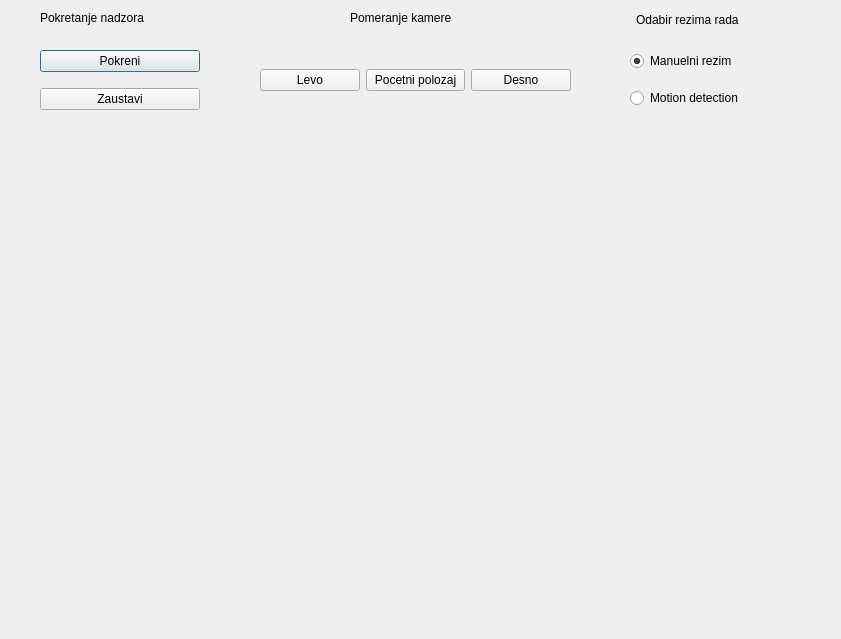
<?xml version="1.0" encoding="UTF-8"?>
<ui version="4.0">
 <class>Dialog</class>
 <widget class="QDialog" name="Dialog">
  <property name="geometry">
   <rect>
    <x>0</x>
    <y>0</y>
    <width>841</width>
    <height>639</height>
   </rect>
  </property>
  <property name="windowTitle">
   <string>Dialog</string>
  </property>
  <widget class="QWidget" name="verticalLayoutWidget">
   <property name="geometry">
    <rect>
     <x>40</x>
     <y>130</y>
     <width>771</width>
     <height>501</height>
    </rect>
   </property>
   <layout class="QVBoxLayout" name="verticalLayout"/>
  </widget>
  <widget class="QWidget" name="verticalLayoutWidget_2">
   <property name="geometry">
    <rect>
     <x>630</x>
     <y>40</y>
     <width>181</width>
     <height>81</height>
    </rect>
   </property>
   <layout class="QVBoxLayout" name="verticalLayout_2">
    <item>
     <widget class="QRadioButton" name="radioButton">
      <property name="text">
       <string>Manuelni rezim</string>
      </property>
      <property name="checked">
       <bool>true</bool>
      </property>
     </widget>
    </item>
    <item>
     <widget class="QRadioButton" name="radioButton_2">
      <property name="text">
       <string>Motion detection</string>
      </property>
     </widget>
    </item>
   </layout>
  </widget>
  <widget class="QWidget" name="verticalLayoutWidget_3">
   <property name="geometry">
    <rect>
     <x>40</x>
     <y>40</y>
     <width>160</width>
     <height>80</height>
    </rect>
   </property>
   <layout class="QVBoxLayout" name="verticalLayout_3">
    <item>
     <widget class="QPushButton" name="pushButton_Start">
      <property name="text">
       <string>Pokreni</string>
      </property>
     </widget>
    </item>
    <item>
     <widget class="QPushButton" name="pushButton_Stop">
      <property name="text">
       <string>Zaustavi</string>
      </property>
     </widget>
    </item>
   </layout>
  </widget>
  <widget class="QWidget" name="horizontalLayoutWidget">
   <property name="geometry">
    <rect>
     <x>260</x>
     <y>40</y>
     <width>311</width>
     <height>80</height>
    </rect>
   </property>
   <layout class="QHBoxLayout" name="horizontalLayout">
    <item>
     <widget class="QPushButton" name="motor_levo">
      <property name="text">
       <string>Levo</string>
      </property>
     </widget>
    </item>
    <item>
     <widget class="QPushButton" name="pushButton_0">
      <property name="text">
       <string>Pocetni polozaj</string>
      </property>
     </widget>
    </item>
    <item>
     <widget class="QPushButton" name="pushButton_2">
      <property name="text">
       <string>Desno</string>
      </property>
     </widget>
    </item>
   </layout>
  </widget>
  <widget class="QLabel" name="label">
   <property name="geometry">
    <rect>
     <x>350</x>
     <y>10</y>
     <width>141</width>
     <height>16</height>
    </rect>
   </property>
   <property name="text">
    <string>Pomeranje kamere</string>
   </property>
  </widget>
  <widget class="QLabel" name="label_2">
   <property name="geometry">
    <rect>
     <x>636</x>
     <y>10</y>
     <width>171</width>
     <height>20</height>
    </rect>
   </property>
   <property name="text">
    <string>Odabir rezima rada</string>
   </property>
  </widget>
  <widget class="QLabel" name="label_3">
   <property name="geometry">
    <rect>
     <x>40</x>
     <y>10</y>
     <width>161</width>
     <height>16</height>
    </rect>
   </property>
   <property name="text">
    <string>Pokretanje nadzora</string>
   </property>
  </widget>
 </widget>
 <resources/>
 <connections/>
</ui>
